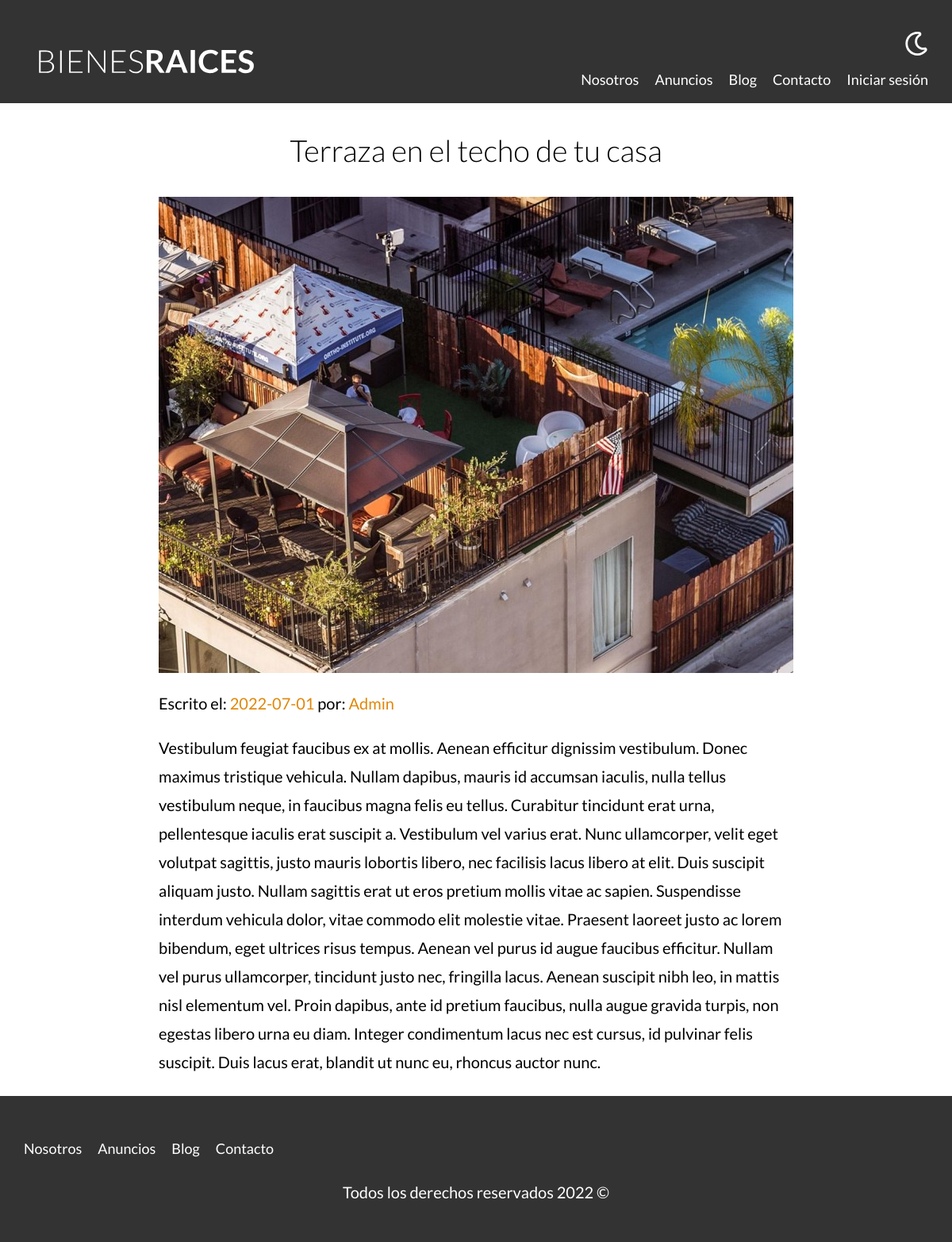
The page /entrada?id=9 on the database its author committed.
### tables this page shows
CREATE TABLE `blogs` (
  `id` int NOT NULL AUTO_INCREMENT,
  `titulo` varchar(255) NOT NULL DEFAULT 'NULL',
  `fecha` date NOT NULL,
  `autor` varchar(45) NOT NULL DEFAULT 'NULL',
  `detalles` longtext NOT NULL,
  `imagen` varchar(200) DEFAULT 'NULL',
  `descripcion` varchar(150) NOT NULL DEFAULT 'NULL',
  PRIMARY KEY (`id`)
);

### controllers/PaginasController.php (called while the page is built, shortened)
<?php
class PaginasController {
    public static function entrada(Router $router) {
        $id = validarORedireccionar('/blog');
        $blog = Blog::find($id);
        $router->render('paginas/entrada', [
            'blog' => $blog
        ]);
    }
}

### public/index.php (called while the page is built, shortened)
<?php
$router = new Router();
$router->get('/admin', [PropiedadController::class, 'index']);
$router->get('/propiedades/crear', [PropiedadController::class, 'crear']);
$router->post('/propiedades/crear', [PropiedadController::class, 'crear']);
$router->get('/propiedades/actualizar', [PropiedadController::class, 'actualizar']);
$router->post('/propiedades/actualizar', [PropiedadController::class, 'actualizar']);
$router->post('/propiedades/eliminar', [PropiedadController::class, 'eliminar']);
$router->get('/vendedores/crear', [VendedorController::class, 'crear']);
$router->post('/vendedores/crear', [VendedorController::class, 'crear']);
$router->get('/vendedores/actualizar', [VendedorController::class, 'actualizar']);
$router->post('/vendedores/actualizar', [VendedorController::class, 'actualizar']);
$router->post('/vendedores/eliminar', [VendedorController::class, 'eliminar']);
$router->get('/blogs/crear', [BlogController::class, 'crear']);
$router->post('/blogs/crear', [BlogController::class, 'crear']);
$router->get('/blogs/actualizar', [BlogController::class, 'actualizar']);
$router->post('/blogs/actualizar', [BlogController::class, 'actualizar']);
$router->post('/blogs/eliminar', [BlogController::class, 'eliminar']);
$router->get('/', [PaginasController::class, 'index']);
$router->get('/nosotros', [PaginasController::class, 'nosotros']);
$router->get('/propiedades', [PaginasController::class, 'propiedades']);
$router->get('/propiedad', [PaginasController::class, 'propiedad']);
$router->get('/blog', [PaginasController::class, 'blog']);
$router->get('/entrada', [PaginasController::class, 'entrada']);
$router->get('/contacto', [PaginasController::class, 'contacto']);
$router->post('/contacto', [PaginasController::class, 'contacto']);
$router->get('/login', [LoginController::class, 'login']);
$router->post('/login', [LoginController::class, 'login']);
$router->get('/logout', [LoginController::class, 'logout']);
$router->comprobarRutas();

### includes/funciones.php (called while the page is built, shortened)
<?php
function validarORedireccionar(string $url) {
    $id = $_GET['id'];
    $id = filter_var($id, FILTER_VALIDATE_INT);
    return $id;
}
?>

### models/ActiveRecord.php (called while the page is built, shortened)
<?php
class ActiveRecord {
    protected static $db;
    protected static $tabla = '';
    public static function setDB($database) {
        self::$db = $database;
    }
    public static function find($id) {
        $query = " SELECT * FROM " . static::$tabla . " WHERE id = ${id} ";
        $resultado = self::consultarSQL($query);
        return array_shift($resultado);
    }
    public static function consultarSQL($query) {
        $resultado = self::$db->query($query);
        $array = [];
        while($registro = $resultado->fetch_assoc()) {
            $array[] =  static::crearObjeto($registro);
        }
        return $array;
    }
    protected static function crearObjeto($registro) {
        $objeto = new static;
        foreach($registro as $key => $value) {
            if( property_exists($objeto, $key)) {
                $objeto->$key = $value;
            }
        }
        return $objeto;
    }
}

### views/paginas/entrada.php (the view)
<main class="contenedor seccion contenido-centrado">
    <h1 data-cy="titulo-blog"><?php echo $blog->titulo; ?></h1>
    <picture>
        <img loading="lazy" src="/imagenes/<?php echo $blog->imagen; ?>" alt="Texto entrada Blog">
    </picture>
    <p class="informacion-meta">Escrito el: <span><?php echo $blog->fecha; ?></span> por: <span><?php echo $blog->autor; ?></span></p>
    <div class="resumen-propiedad">
        <p><?php echo $blog->detalles; ?></p>
    </div>
</main>

### public/build/css/app.css (style rules this page uses)
html { -webkit-text-size-adjust:100%;line-height:1.15 }
body { margin:0 }
main { display:block }
h1 { font-size:2em;margin:.67em 0 }
img { border-style:none }
html { box-sizing:border-box;font-size:62.5% }
*,:after,:before { box-sizing:inherit }
body { font-family:Lato,sans-serif;font-size:1.6rem;line-height:1.8 }
p { color:#000;font-size:2rem }
.contenedor { margin:0 auto;max-width:120rem;width:95% }
img,picture { display:block;width:100% }
h1,h2,h3 { font-family:Lato,sans-serif;font-weight:300;margin:2.5rem 0;text-align:center }
h1 { font-size:3.8rem }
.seccion { margin-bottom:2.5rem;margin-top:2.5rem }
.contenido-centrado { max-width:80rem }
.informacion-meta span { color:#e08709 }

### rows shown on the page
blogs: titulo "Terraza en el techo de tu casa", imagen (picture), fecha "2022-07-01", autor "Admin", detalles "Vestibulum feugiat faucibus ex at mollis. Aenean efficitur dignissim vestibulum. Donec maximus tristique vehicula. Nullam dapibus, mauris id accumsan iaculis, nulla tellus vestibulum neque, in faucibus magna felis eu tellus. Curabitur tincidunt erat urna, pellentesque iaculis erat suscipit a. Vestibulum vel varius erat. Nunc ullamcorper, velit eget volutpat sagittis, justo mauris lobortis libero, nec facilisis lacus libero at elit. Duis suscipit aliquam justo. Nullam sagittis erat ut eros pretium mollis vitae ac sapien. Suspendisse interdum vehicula dolor, vitae commodo elit molestie vitae. Praesent laoreet justo ac lorem bibendum, eget ultrices risus tempus. Aenean vel purus id augue…"

### other values the page prints
date ('Y') "2022"
